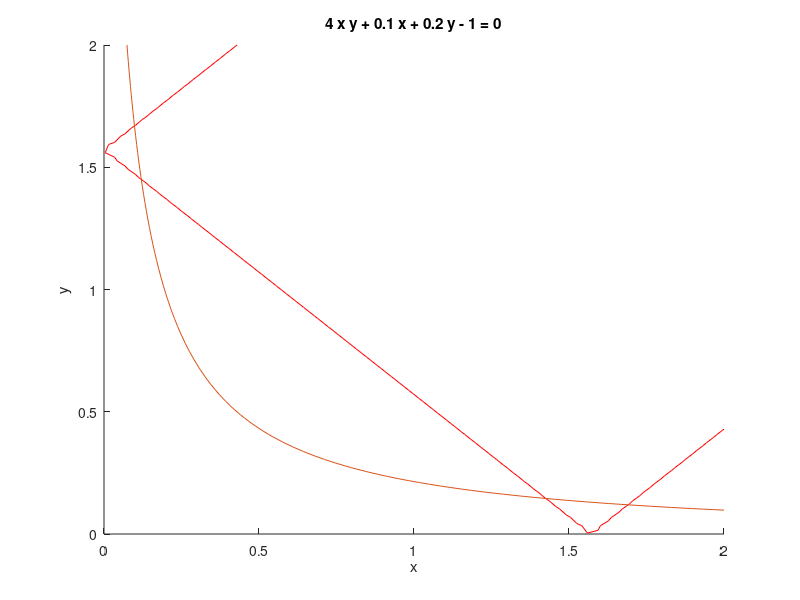

Recreate this plot in MATLAB. (Note: this script raises an error after producing the figure.)
clc; clear all; close all;
figure(1);
hold on;
h1 = ezplot('(sin(x))^2 + (sin(y))^2 - 1',[0 2 0 2]);
set(h1, 'color','r');
h1 = ezplot('4*x*y + 0.1*x + 0.2*y - 1',[0 2 0 2]);
%Gan dung
[x0,y0] = ginput
%Chinh xac
f = @(x) [((sin(x(1))).^2 + (sin(x(2))).^2 -1), (4.*x(1).*x(2) + 0.1.*x(1) + 
        0.2.*x(2) -1)]
for k = 1: length(x0)
         [xy(k,:),fxy(k,:)] = fsolve(f,[x0(k),y0(k)]);
end
disp('Nghiem'); xyr = [xy, fxy]
